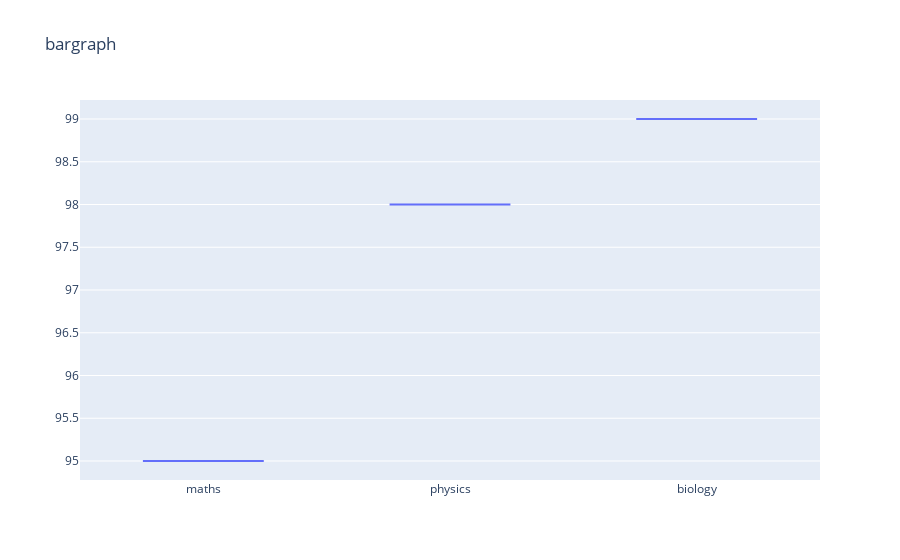

Notebook code for this chart:
### Code cell
trace=go.Box(x=data['category'],y=data['marks'])
l=go.Layout(title='bargraph')
fig=go.Figure(data=[trace],layout=l)
iplot(fig)

### Figure 1 — Plotly figure (JSON) as saved in the notebook; plotly's stock layout.template omitted (floating-point values rounded to 4 significant figures)
{"data": [{"type": "box", "x": ["maths", "physics", "biology"], "y": [95, 98, 99]}], "layout": {"title": {"text": "bargraph"}}}
